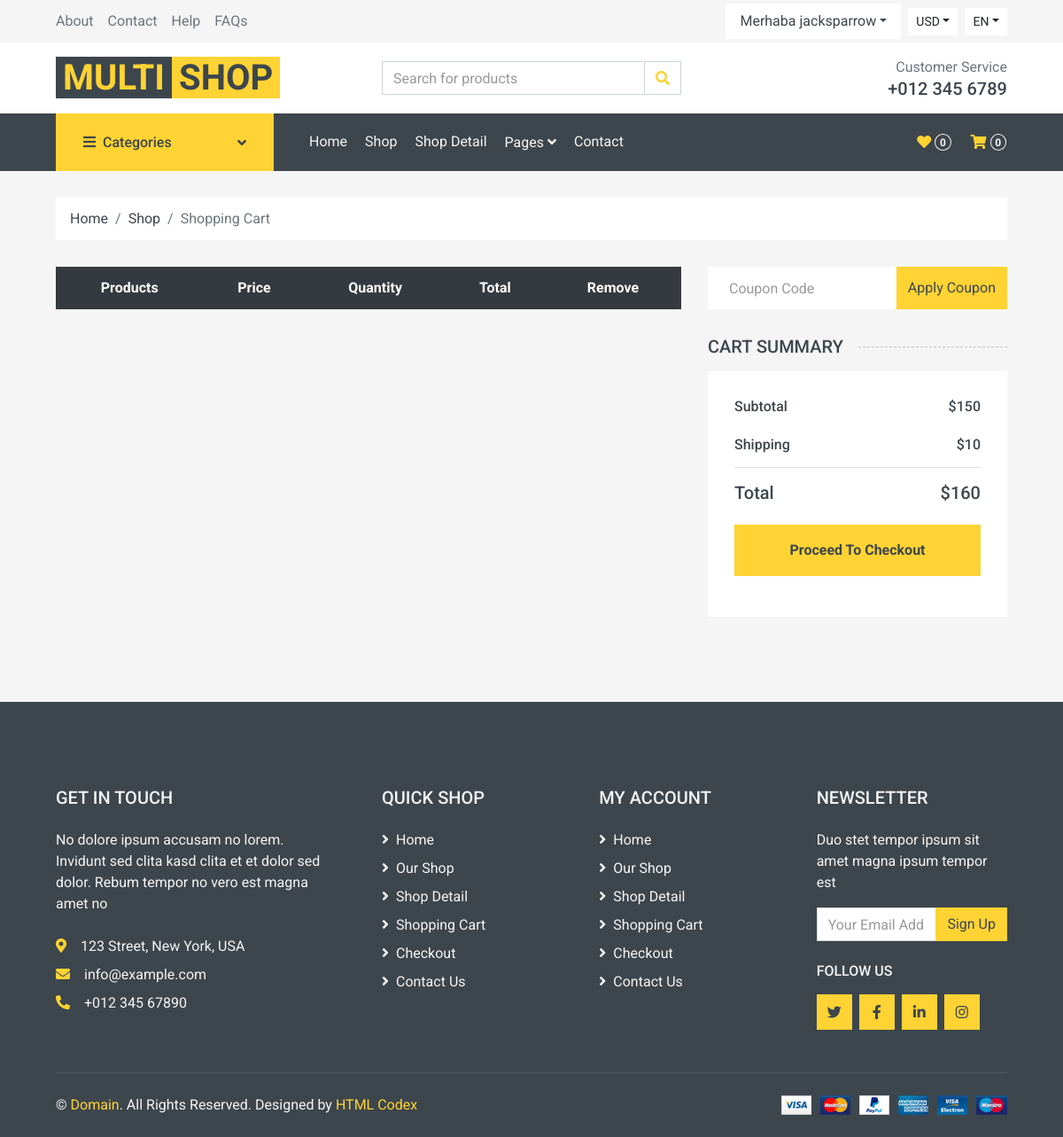
The app's page /order/shopcart (signed in), older data.
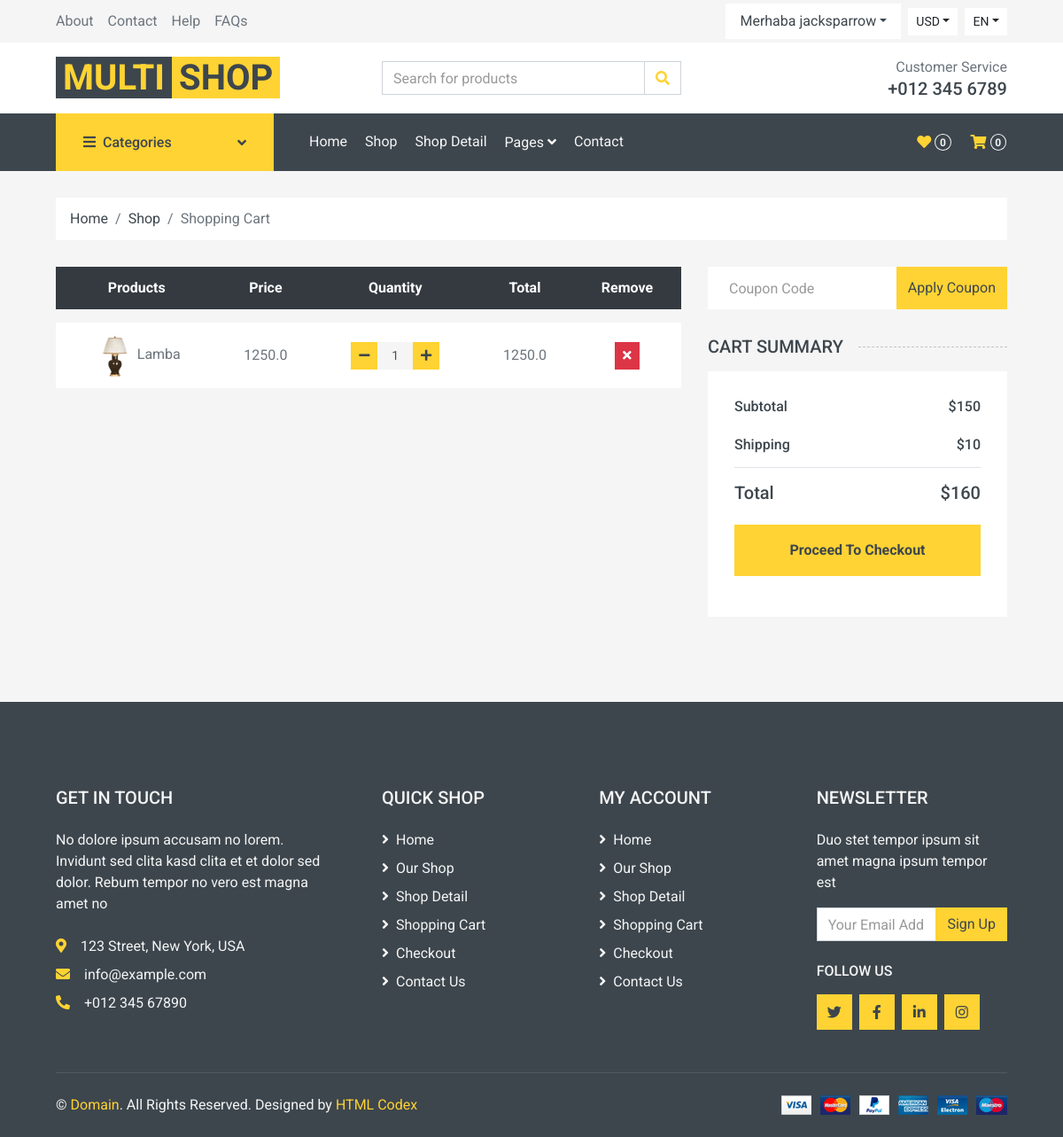
The same page, newer data.
### order/models.py (models this page shows)
class ShopCart(models.Model):
    user = models.ForeignKey(User, on_delete=models.SET_NULL, null=True)
    product = models.ForeignKey(Product, on_delete=models.SET_NULL, null=True)
    quantity = models.IntegerField()
    def __str__(self):
        return self.product.title
    @property
    def price(self):
        return (self.product.price)
    @property
    def amount(self):
        return (self.quantity * self.product.price)

### product/models.py (models this page shows, shortened)
class Product(models.Model):
    STATUS = (('True', 'Evet'),
            ('False', 'Hayir'), )
    category = models.ForeignKey(Category, on_delete=models.CASCADE) #many to one relation with Category
    title = models.CharField(max_length=150)
    keywords = models.CharField(max_length=255)
    description = models.TextField(max_length=255)
    image = models.ImageField(blank=True, upload_to='images/')
    price= models.FloatField()
    amount = models.IntegerField(default=0)
    detail = models.TextField()
    status = models.CharField(max_length=10,choices=STATUS)
    slug = models.SlugField(null=False, unique=True)
    create_at = models.DateTimeField(auto_now_add=True)
    update_at = models.DateTimeField(auto_now=True)
    def category_tag(self):
        return self.category
    category_tag.short_description = "Kategori"
    def image_tag(self):
        return mark_safe('<img src="{}" height="50"/>'.format(self.image.url))
    image_tag.short_description = 'Image'

### order/views.py (the view)
# urls.py: path("shopcart", views.shopcart, name="shopocart"),
def shopcart(request):
    current_user = request.user  # Access User Session information
    shopcart = ShopCart.objects.filter(user_id=current_user.id)
    total=0
    for rs in shopcart:
        total += rs.product.price * rs.quantity
        print(total)
    context={'shopcart': shopcart,
             'total': total,
             }
    return render(request,'shopcart_products.html',context)

### order/templates/shopcart_products.html (shortened to what the changed rows need)
{% extends 'homebase.html' %}
{% load static %}
{% block body %}
    <div class="container-fluid">
        <div class="row px-xl-5">
            <div class="col-lg-8 table-responsive mb-5">
                <table class="table table-light table-borderless table-hover text-center mb-0">
                    <thead class="thead-dark">
                        <tr>
                            <th>Products</th>
                            <th>Price</th>
                            <th>Quantity</th>
                            <th>Total</th>
                            <th>Remove</th>
                        </tr>
                    </thead>
                    <tbody class="align-middle">
                    {%  for urun in shopcart %}
                        <tr class="product_data">
                            <td class="align-middle"><img src="{{ urun.product.image.url}}" alt="" style="width: 50px;">{{ urun }}</td>
                            <td class="align-middle">{{urun.price}}</td>
                            <td class="align-middle">
                                <div class="input-group quantity mx-auto" style="width: 100px;">
                                    <div class="input-group-btn">
                                        <button class="btn btn-sm btn-primary btn-minus" >
                                        <i class="fa fa-minus"></i>
                                        </button>
                                    </div>
                                    <input type="text" class="form-control form-control-sm bg-secondary border-0 text-center" value="{{ urun.quantity }}">
                                    <div class="input-group-btn">
                                        <button class="btn btn-sm btn-primary btn-plus">
                                            <i class="fa fa-plus"></i>
                                        </button>
                                    </div>
                                </div>
                            </td>
                            <td class="align-middle">{{urun.amount}}</td>
                            <td class="align-middle">
                                <a href="/order/deletefromcart/{{ urun.id }}"><button class="btn btn-sm btn-danger"><i class="fa fa-times"></i></button></a></td>
                        </tr>
                    {% endfor %}
                    </tbody>
                </table>
            </div>
        </div>
    </div>
{% endblock %}

Row changes from the older to the newer data that the page shows:
added ShopCart: product.image (picture), product.title "Lamba", price "1250.0", quantity "1", amount "1250.0"
